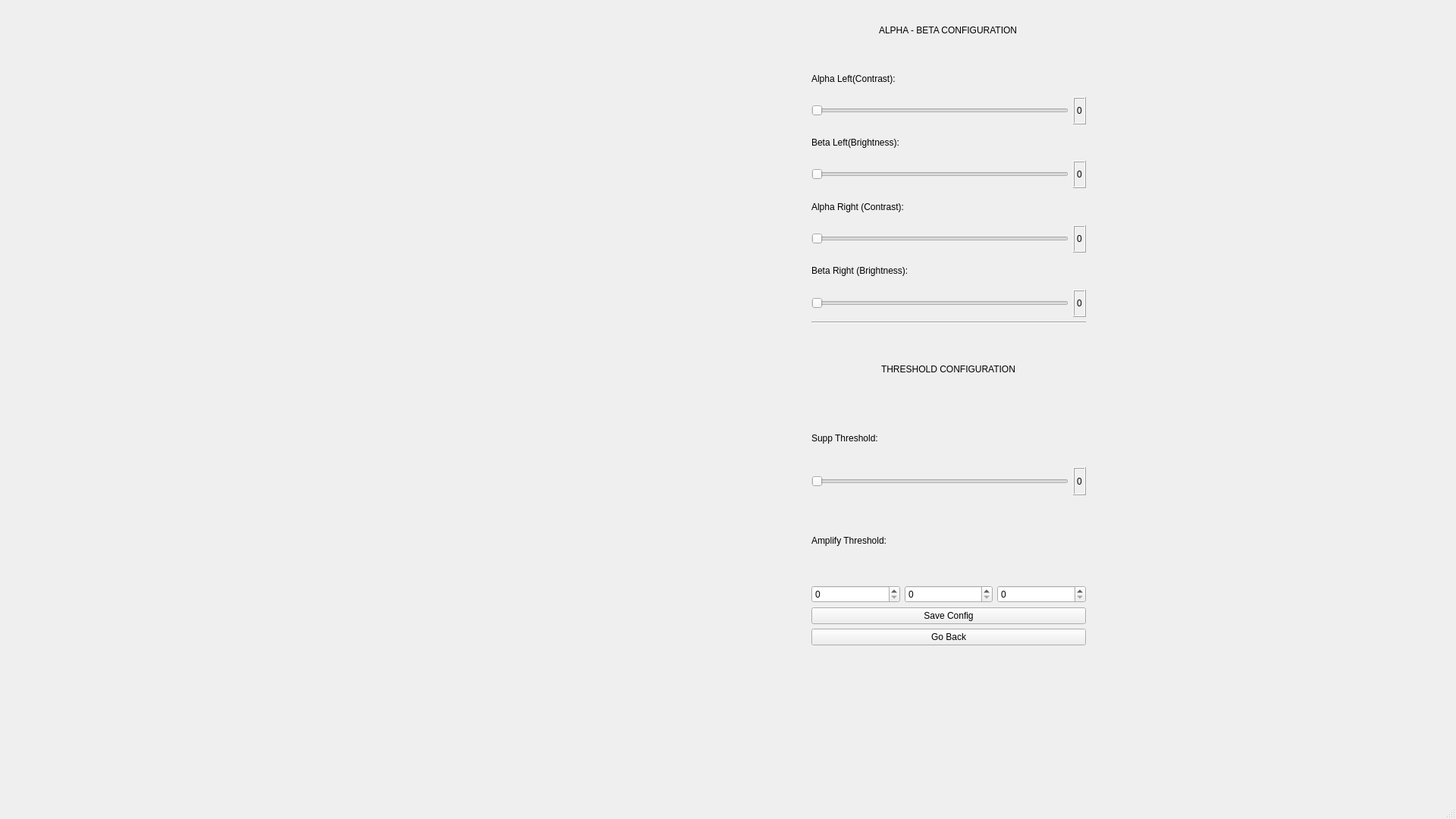
<?xml version="1.0" encoding="UTF-8"?>
<ui version="4.0">
 <class>MainWindow</class>
 <widget class="QMainWindow" name="MainWindow">
  <property name="geometry">
   <rect>
    <x>0</x>
    <y>0</y>
    <width>1920</width>
    <height>1080</height>
   </rect>
  </property>
  <property name="windowTitle">
   <string>MainWindow</string>
  </property>
  <widget class="QWidget" name="centralwidget">
   <widget class="QWidget" name="verticalLayoutWidget_2">
    <property name="geometry">
     <rect>
      <x>1070</x>
      <y>0</y>
      <width>362</width>
      <height>851</height>
     </rect>
    </property>
    <layout class="QVBoxLayout" name="mainLayout">
     <item>
      <layout class="QVBoxLayout" name="layout_alpha_beta">
       <item alignment="Qt::AlignHCenter">
        <widget class="QLabel" name="label_26">
         <property name="toolTipDuration">
          <number>-1</number>
         </property>
         <property name="text">
          <string>ALPHA - BETA CONFIGURATION</string>
         </property>
        </widget>
       </item>
       <item>
        <layout class="QVBoxLayout" name="sliderlayout_1">
         <item>
          <widget class="QLabel" name="label_17">
           <property name="sizePolicy">
            <sizepolicy hsizetype="Preferred" vsizetype="Preferred">
             <horstretch>0</horstretch>
             <verstretch>0</verstretch>
            </sizepolicy>
           </property>
           <property name="minimumSize">
            <size>
             <width>300</width>
             <height>20</height>
            </size>
           </property>
           <property name="layoutDirection">
            <enum>Qt::LeftToRight</enum>
           </property>
           <property name="text">
            <string>Alpha Left(Contrast): </string>
           </property>
           <property name="scaledContents">
            <bool>true</bool>
           </property>
           <property name="alignment">
            <set>Qt::AlignLeading|Qt::AlignLeft|Qt::AlignVCenter</set>
           </property>
          </widget>
         </item>
         <item>
          <layout class="QHBoxLayout" name="sub_sliderlayout_1">
           <item>
            <widget class="QSlider" name="slider_alpha_left">
             <property name="orientation">
              <enum>Qt::Horizontal</enum>
             </property>
            </widget>
           </item>
           <item>
            <widget class="QLabel" name="label_alpha_left">
             <property name="frameShape">
              <enum>QFrame::Box</enum>
             </property>
             <property name="frameShadow">
              <enum>QFrame::Raised</enum>
             </property>
             <property name="text">
              <string>0</string>
             </property>
            </widget>
           </item>
          </layout>
         </item>
        </layout>
       </item>
       <item>
        <layout class="QVBoxLayout" name="sliderlayout_2">
         <item>
          <widget class="QLabel" name="label_15">
           <property name="sizePolicy">
            <sizepolicy hsizetype="Preferred" vsizetype="Preferred">
             <horstretch>0</horstretch>
             <verstretch>0</verstretch>
            </sizepolicy>
           </property>
           <property name="minimumSize">
            <size>
             <width>300</width>
             <height>20</height>
            </size>
           </property>
           <property name="layoutDirection">
            <enum>Qt::LeftToRight</enum>
           </property>
           <property name="text">
            <string>Beta Left(Brightness): </string>
           </property>
           <property name="alignment">
            <set>Qt::AlignLeading|Qt::AlignLeft|Qt::AlignVCenter</set>
           </property>
          </widget>
         </item>
         <item>
          <layout class="QHBoxLayout" name="sub_sliderlayout_2">
           <item>
            <widget class="QSlider" name="slider_beta_left">
             <property name="orientation">
              <enum>Qt::Horizontal</enum>
             </property>
            </widget>
           </item>
           <item>
            <widget class="QLabel" name="label_beta_left">
             <property name="frameShape">
              <enum>QFrame::Box</enum>
             </property>
             <property name="frameShadow">
              <enum>QFrame::Raised</enum>
             </property>
             <property name="text">
              <string>0</string>
             </property>
            </widget>
           </item>
          </layout>
         </item>
        </layout>
       </item>
       <item>
        <layout class="QVBoxLayout" name="sliderlayout_3">
         <item>
          <widget class="QLabel" name="label_5">
           <property name="sizePolicy">
            <sizepolicy hsizetype="Preferred" vsizetype="Preferred">
             <horstretch>0</horstretch>
             <verstretch>0</verstretch>
            </sizepolicy>
           </property>
           <property name="minimumSize">
            <size>
             <width>300</width>
             <height>20</height>
            </size>
           </property>
           <property name="layoutDirection">
            <enum>Qt::LeftToRight</enum>
           </property>
           <property name="text">
            <string>Alpha Right (Contrast):</string>
           </property>
           <property name="scaledContents">
            <bool>true</bool>
           </property>
           <property name="alignment">
            <set>Qt::AlignJustify|Qt::AlignVCenter</set>
           </property>
           <property name="wordWrap">
            <bool>false</bool>
           </property>
          </widget>
         </item>
         <item>
          <layout class="QHBoxLayout" name="sub_sliderlayout_3">
           <item>
            <widget class="QSlider" name="slider_alpha_right">
             <property name="orientation">
              <enum>Qt::Horizontal</enum>
             </property>
            </widget>
           </item>
           <item>
            <widget class="QLabel" name="label_alpha_right">
             <property name="frameShape">
              <enum>QFrame::Box</enum>
             </property>
             <property name="frameShadow">
              <enum>QFrame::Raised</enum>
             </property>
             <property name="text">
              <string>0</string>
             </property>
            </widget>
           </item>
          </layout>
         </item>
        </layout>
       </item>
       <item>
        <layout class="QVBoxLayout" name="sliderlayout_4">
         <item alignment="Qt::AlignVCenter">
          <widget class="QLabel" name="label_4">
           <property name="sizePolicy">
            <sizepolicy hsizetype="Preferred" vsizetype="Preferred">
             <horstretch>0</horstretch>
             <verstretch>0</verstretch>
            </sizepolicy>
           </property>
           <property name="minimumSize">
            <size>
             <width>300</width>
             <height>20</height>
            </size>
           </property>
           <property name="layoutDirection">
            <enum>Qt::LeftToRight</enum>
           </property>
           <property name="text">
            <string>Beta Right (Brightness):</string>
           </property>
           <property name="scaledContents">
            <bool>true</bool>
           </property>
           <property name="alignment">
            <set>Qt::AlignJustify|Qt::AlignVCenter</set>
           </property>
          </widget>
         </item>
         <item>
          <layout class="QHBoxLayout" name="sub_sliderlayout_4">
           <item>
            <widget class="QSlider" name="slider_beta_right">
             <property name="orientation">
              <enum>Qt::Horizontal</enum>
             </property>
            </widget>
           </item>
           <item>
            <widget class="QLabel" name="label_beta_right">
             <property name="frameShape">
              <enum>QFrame::Box</enum>
             </property>
             <property name="frameShadow">
              <enum>QFrame::Raised</enum>
             </property>
             <property name="text">
              <string>0</string>
             </property>
            </widget>
           </item>
          </layout>
         </item>
        </layout>
       </item>
      </layout>
     </item>
     <item>
      <widget class="Line" name="line">
       <property name="orientation">
        <enum>Qt::Horizontal</enum>
       </property>
      </widget>
     </item>
     <item>
      <layout class="QVBoxLayout" name="layout_threshold">
       <property name="topMargin">
        <number>0</number>
       </property>
       <property name="rightMargin">
        <number>0</number>
       </property>
       <property name="bottomMargin">
        <number>0</number>
       </property>
       <item alignment="Qt::AlignHCenter">
        <widget class="QLabel" name="label_25">
         <property name="text">
          <string>THRESHOLD CONFIGURATION</string>
         </property>
        </widget>
       </item>
       <item>
        <layout class="QVBoxLayout" name="threshlayout_1">
         <item>
          <widget class="QLabel" name="label_22">
           <property name="sizePolicy">
            <sizepolicy hsizetype="Preferred" vsizetype="Preferred">
             <horstretch>0</horstretch>
             <verstretch>0</verstretch>
            </sizepolicy>
           </property>
           <property name="minimumSize">
            <size>
             <width>300</width>
             <height>64</height>
            </size>
           </property>
           <property name="layoutDirection">
            <enum>Qt::LeftToRight</enum>
           </property>
           <property name="text">
            <string>Supp Threshold: </string>
           </property>
          </widget>
         </item>
         <item>
          <layout class="QHBoxLayout" name="sub_threshlayout_1">
           <item>
            <widget class="QSlider" name="slider_supp_threshold">
             <property name="orientation">
              <enum>Qt::Horizontal</enum>
             </property>
            </widget>
           </item>
           <item>
            <widget class="QLabel" name="label_supp_threshold">
             <property name="frameShape">
              <enum>QFrame::Box</enum>
             </property>
             <property name="frameShadow">
              <enum>QFrame::Raised</enum>
             </property>
             <property name="text">
              <string>0</string>
             </property>
            </widget>
           </item>
          </layout>
         </item>
        </layout>
       </item>
       <item>
        <layout class="QHBoxLayout" name="threshlayout_3">
         <item>
          <widget class="QLabel" name="label_24">
           <property name="toolTipDuration">
            <number>-1</number>
           </property>
           <property name="text">
            <string>Amplify Threshold: </string>
           </property>
          </widget>
         </item>
        </layout>
       </item>
       <item>
        <layout class="QHBoxLayout" name="threshlayout_4">
         <item>
          <widget class="QSpinBox" name="spinBox_7">
           <property name="maximum">
            <number>8192</number>
           </property>
          </widget>
         </item>
         <item>
          <widget class="QSpinBox" name="spinBox_8">
           <property name="maximum">
            <number>8192</number>
           </property>
          </widget>
         </item>
         <item>
          <widget class="QSpinBox" name="spinBox_9">
           <property name="buttonSymbols">
            <enum>QAbstractSpinBox::UpDownArrows</enum>
           </property>
           <property name="maximum">
            <number>8192</number>
           </property>
          </widget>
         </item>
        </layout>
       </item>
       <item>
        <layout class="QHBoxLayout" name="threshlayout_5">
         <item>
          <widget class="QPushButton" name="btnSaveConfig">
           <property name="text">
            <string>Save Config</string>
           </property>
          </widget>
         </item>
        </layout>
       </item>
       <item>
        <layout class="QHBoxLayout" name="threshlayout_6">
         <item>
          <widget class="QPushButton" name="btnBack">
           <property name="text">
            <string>Go Back</string>
           </property>
          </widget>
         </item>
        </layout>
       </item>
      </layout>
     </item>
    </layout>
   </widget>
  </widget>
  <widget class="QMenuBar" name="menubar">
   <property name="geometry">
    <rect>
     <x>0</x>
     <y>0</y>
     <width>1920</width>
     <height>22</height>
    </rect>
   </property>
  </widget>
  <widget class="QStatusBar" name="statusbar"/>
 </widget>
 <resources/>
 <connections/>
</ui>
